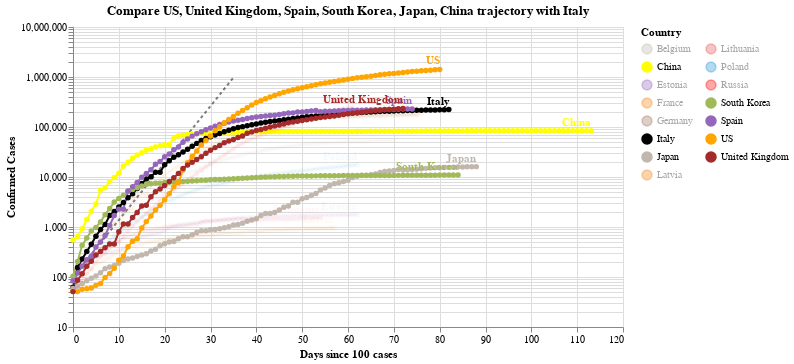

Notebook code cell kept with this figure:
### Code cell
#hide_input
chart2 = make_since_chart(dff2, ['US', 'United Kingdom', 'Spain', 'South Korea', 'Japan', 'China'], baseline_countries)
chart2

### Figure 1 — Vega-Lite specification as saved in the notebook (floating-point values rounded to 4 significant figures; data arrays with more than 128 entries replaced by an {"elided": "..."} marker saying what was removed)
{"config": {"view": {"continuousWidth": 400, "continuousHeight": 300}}, "layer": [{"data": {"name": "data-628230001892d6798b50651be41d1b3e"}, "mark": {"type": "line", "color": "black", "opacity": 0.5, "strokeDash": [3, 3]}, "encoding": {"x": {"type": "quantitative", "field": "Days since 100 cases"}, "y": {"type": "quantitative", "field": "Confirmed Cases"}}}, {"data": {"name": "data-cfdc71e2bf78a6cd48de1ce5b0ed9613"}, "mark": {"type": "line", "point": true}, "encoding": {"color": {"type": "nominal", "field": "Country", "legend": {"columns": 2}, "scale": {"domain": ["Belgium", "China", "Estonia", "France", "Germany", "Italy", "Japan", "Latvia", "Lithuania", "Poland", "Russia", "South Korea", "Spain", "US", "United Kingdom"], "range": ["#C1B7AD", "yellow", "#9467bd", "#F58518", "#9D755D", "black", "#C1B7AD", "#F58518", "#E45756", "#2495D3", "red", "#A1BA59", "#9467bd", "orange", "brown"]}}, "opacity": {"condition": {"value": 1, "selection": "selector012"}, "value": 0.05}, "tooltip": [{"type": "nominal", "field": "Country"}, {"type": "temporal", "field": "Date"}, {"type": "quantitative", "field": "Confirmed Cases"}, {"type": "quantitative", "field": "Days since 100 cases"}], "x": {"type": "quantitative", "field": "Days since 100 cases"}, "y": {"type": "quantitative", "field": "Confirmed Cases", "scale": {"type": "log"}}}, "selection": {"selector012": {"type": "multi", "fields": ["Country"], "bind": "legend", "init": [{"Country": "US"}, {"Country": "United Kingdom"}, {"Country": "Spain"}, {"Country": "South Korea"}, {"Country": "Japan"}, {"Country": "China"}, {"Country": "Italy"}]}}, "width": 550}, {"data": {"name": "data-cfdc71e2bf78a6cd48de1ce5b0ed9613"}, "mark": {"type": "text", "align": "right", "dy": -8, "fontWeight": "bold"}, "encoding": {"color": {"type": "nominal", "field": "Country", "legend": {"columns": 2}, "scale": {"domain": ["Belgium", "China", "Estonia", "France", "Germany", "Italy", "Japan", "Latvia", "Lithuania", "Poland", "Russia", "South Korea", "Spain", "US", "United Kingdom"], "range": ["#C1B7AD", "yellow", "#9467bd", "#F58518", "#9D755D", "black", "#C1B7AD", "#F58518", "#E45756", "#2495D3", "red", "#A1BA59", "#9467bd", "orange", "brown"]}}, "opacity": {"condition": {"value": 1, "selection": "selector012"}, "value": 0.05}, "text": {"type": "nominal", "field": "Country"}, "tooltip": [{"type": "nominal", "field": "Country"}, {"type": "temporal", "field": "Date"}, {"type": "quantitative", "field": "Confirmed Cases"}, {"type": "quantitative", "field": "Days since 100 cases"}], "x": {"type": "quantitative", "field": "Days since 100 cases"}, "y": {"type": "quantitative", "field": "Confirmed Cases", "scale": {"type": "log"}}}, "transform": [{"filter": "(datum['Date'] >= 1589414400000)"}], "width": 550}], "title": "Compare US, United Kingdom, Spain, South Korea, Japan, China trajectory with Italy", "$schema": "https://vega.github.io/schema/vega-lite/v4.0.2.json", "datasets": {"data-628230001892d6798b50651be41d1b3e": [{"Days since 100 cases": 0, "Confirmed Cases": 100.0}, {"Days since 100 cases": 1, "Confirmed Cases": 130.0}, {"Days since 100 cases": 2, "Confirmed Cases": 169.0}, {"Days since 100 cases": 3, "Confirmed Cases": 219.7}, {"Days since 100 cases": 4, "Confirmed Cases": 285.6}, {"Days since 100 cases": 5, "Confirmed Cases": 371.3}, {"Days since 100 cases": 6, "Confirmed Cases": 482.7}, {"Days since 100 cases": 7, "Confirmed Cases": 627.5}, {"Days since 100 cases": 8, "Confirmed Cases": 815.7}, {"Days since 100 cases": 9, "Confirmed Cases": 1060.0}, {"Days since 100 cases": 10, "Confirmed Cases": 1379.0}, {"Days since 100 cases": 11, "Confirmed Cases": 1792.0}, {"Days since 100 cases": 12, "Confirmed Cases": 2330.0}, {"Days since 100 cases": 13, "Confirmed Cases": 3029.0}, {"Days since 100 cases": 14, "Confirmed Cases": 3937.0}, {"Days since 100 cases": 15, "Confirmed Cases": 5119.0}, {"Days since 100 cases": 16, "Confirmed Cases": 6654.0}, {"Days since 100 cases": 17, "Confirmed Cases": 8650.0}, {"Days since 100 cases": 18, "Confirmed Cases": 11250.0}, {"Days since 100 cases": 19, "Confirmed Cases": 14620.0}, {"Days since 100 cases": 20, "Confirmed Cases": 19000.0}, {"Days since 100 cases": 21, "Confirmed Cases": 24710.0}, {"Days since 100 cases": 22, "Confirmed Cases": 32120.0}, {"Days since 100 cases": 23, "Confirmed Cases": 41750.0}, {"Days since 100 cases": 24, "Confirmed Cases": 54280.0}, {"Days since 100 cases": 25, "Confirmed Cases": 70560.0}, {"Days since 100 cases": 26, "Confirmed Cases": 91730.0}, {"Days since 100 cases": 27, "Confirmed Cases": 119300.0}, {"Days since 100 cases": 28, "Confirmed Cases": 155000.0}, {"Days since 100 cases": 29, "Confirmed Cases": 201500.0}, {"Days since 100 cases": 30, "Confirmed Cases": 262000.0}, {"Days since 100 cases": 31, "Confirmed Cases": 340600.0}, {"Days since 100 cases": 32, "Confirmed Cases": 442800.0}, {"Days since 100 cases": 33, "Confirmed Cases": 575600.0}, {"Days since 100 cases": 34, "Confirmed Cases": 748300.0}, {"Days since 100 cases": 35, "Confirmed Cases": 972800.0}], "data-cfdc71e2bf78a6cd48de1ce5b0ed9613": {"elided": "1125 records"}}}
